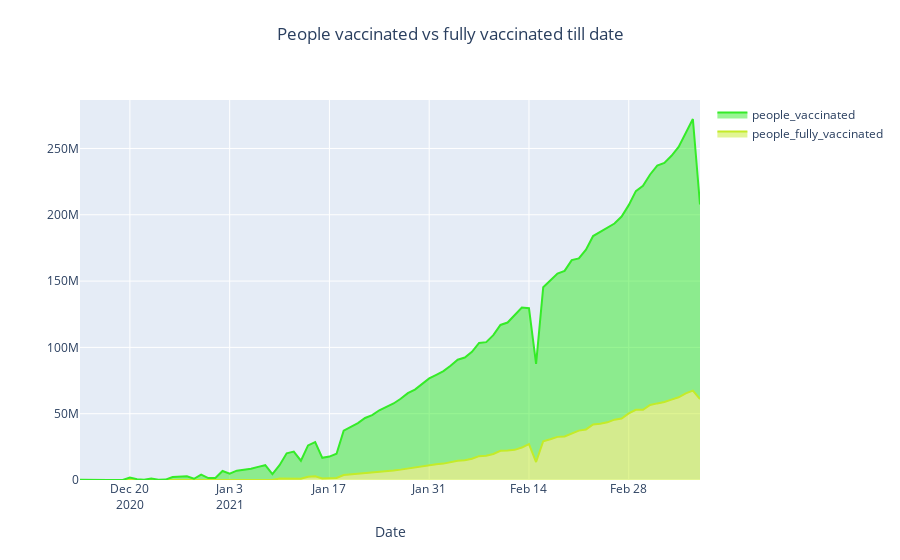

The notebook cell this image was saved under:
### Code cell
plot_till_date('people_fully_vaccinated','people_vaccinated','People vaccinated vs fully vaccinated till date',
              '#c4eb28','#35eb28')
